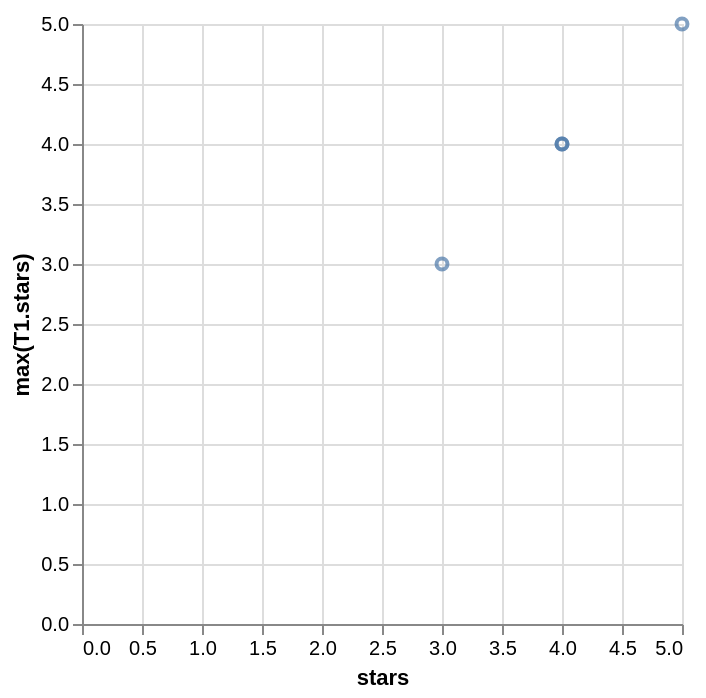

This figure's Vega-Lite source:
### Vega-Lite specification from a JSON file in a GitHub repository (floating-point values rounded to 4 significant figures)
{"data": {"values": [{"x_data": 5, "y_data": 5}, {"x_data": 3, "y_data": 3}, {"x_data": 4, "y_data": 4}, {"x_data": 4, "y_data": 4}]}, "mark": "point", "encoding": {"x": {"field": "x_data", "type": "quantitative", "title": "stars"}, "y": {"field": "y_data", "type": "quantitative", "title": "max(T1.stars)"}}}
